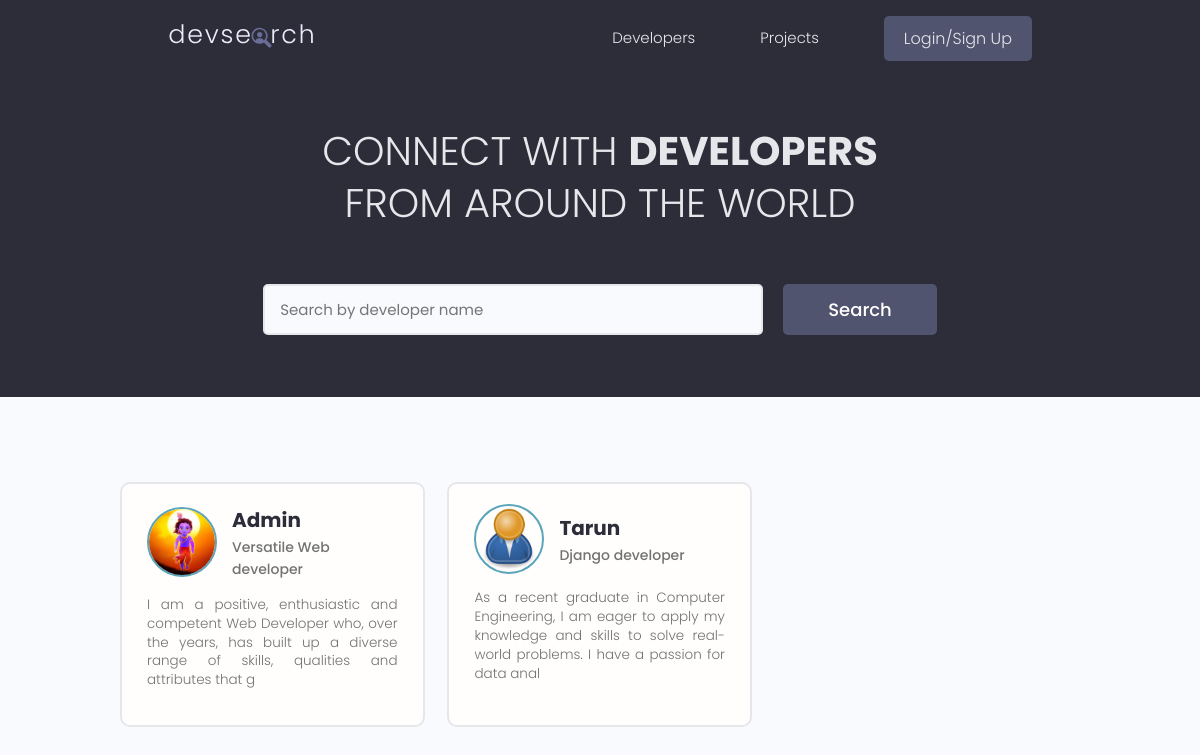
The page / on the database its author committed.
### users/models.py (models this page shows, shortened)
class Profile(models.Model):
    user = models.OneToOneField(
        User, on_delete=models.CASCADE, null=True, blank=True)
    name = models.CharField(max_length=200, blank=True, null=True)
    email = models.EmailField(max_length=500, blank=True, null=True)
    username = models.CharField(max_length=200, blank=True, null=True)
    location = models.CharField(max_length=200, blank=True, null=True)
    short_intro = models.CharField(max_length=200, blank=True, null=True)
    bio = models.TextField(blank=True, null=True)
    profile_image = models.ImageField(
        null=True, blank=True, upload_to='profiles/', default="profiles/user-default.png")
    social_github = models.CharField(max_length=200, blank=True, null=True)
    social_twitter = models.CharField(max_length=200, blank=True, null=True)
    social_linkedin = models.CharField(max_length=200, blank=True, null=True)
    social_youtube = models.CharField(max_length=200, blank=True, null=True)
    social_website = models.CharField(max_length=200, blank=True, null=True)
    created = models.DateTimeField(auto_now_add=True)
    id = models.UUIDField(default=uuid.uuid4, unique=True,
                          primary_key=True, editable=False)
    class Meta:
        ordering = ['created']
    @property
    def imageURL(self):
        try:
            url = self.profile_image.url
        except:
            url = ''
        return url

### users/views.py (the view)
# urls.py: path('', views.profiles, name="profiles"),
def profiles(request):
    profiles, search_query = searchProfiles(request)
    custom_range, profiles = paginateProfiles(request, profiles, 3)
    context = {'profiles': profiles, 'search_query': search_query,
               'custom_range': custom_range}
    return render(request, 'users/profiles.html', context)

### users/utils.py (called while the page is built)
def paginateProfiles(request, profiles, results):
    page = request.GET.get('page')
    paginator = Paginator(profiles, results)
    try:
        profiles = paginator.page(page)
    except PageNotAnInteger:
        page = 1
        profiles = paginator.page(page)
    except EmptyPage:
        page = paginator.num_pages
        profiles = paginator.page(page)
    leftIndex = (int(page) - 4)
    if leftIndex < 1:
        leftIndex = 1
    rightIndex = (int(page) + 5)
    if rightIndex > paginator.num_pages:
        rightIndex = paginator.num_pages + 1
    custom_range = range(leftIndex, rightIndex)
    return custom_range, profiles

def searchProfiles(request):
    search_query = ''
    if request.GET.get('search_query'):
        search_query = request.GET.get('search_query')
    skills = Skill.objects.filter(name__icontains=search_query)
    profiles = Profile.objects.distinct().filter(
        Q(name__icontains=search_query) |
        Q(short_intro__icontains=search_query) |
        Q(skill__in=skills)
    )
    return profiles, search_query

### users/templates/users/profiles.html (shortened to what this page needs)
{% extends 'main.html' %}
{% block content %}
<main class="home">
    <section class="hero-section text-center">
        <div class="container container--narrow">
            <div class="hero-section__box">
                <h2>CONNECT WITH <span>DEVELOPERS</span></h2>
                <h2>FROM AROUND THE WORLD</h2>
            </div>
            <div class="hero-section__search">
                <form id="searchForm" class="form" action="{% url 'profiles' %}" method="get">
                    <div class="form__field">
                        <input class="input input--text" id="formInput#search" type="text" name="search_query"
                            value="{{search_query}}" placeholder="Search by developer name" />
                    </div>
                    <input class="btn btn--sub btn--lg" type="submit" value="Search" />
                </form>
            </div>
        </div>
    </section>
    <section class="devlist">
        <div class="container">
            <div class="grid grid--three">
                {% for profile in profiles %}
                <div class="column card">
                    <div class="dev">
                        <a href="{% url 'user-profile' profile.id %}" class="card__body">
                            <div class="dev__profile">
                                <img class="avatar avatar--md" src="{{ profile.imageURL }}" alt="image" />
                                <div class="dev__meta">
                                    <h3>{{profile.name}}</h3>
                                    <h5>{{profile.short_intro|slice:"60"}}</h5>
                                </div>
                            </div>
                            <p class="dev__info">{{profile.bio|slice:"150"}}</p>
                        </a>
                    </div>
                </div>
                {% endfor %}
            </div>
        </div>
    </section>
</main>
{% endblock content %}

### static/styles/app.css (style rules this page uses)
:root { --color-sub: #2d2d39; }
.btn--sub { background-color: var(--color-sub-light); }
.card { border: 2px solid var(--color-light); }
img { width: 100%; }
.hero-section { height: 40vh; display: flex; align-items: center; background-color: var(--color-sub); }
.hero-section__box { margin-bottom: 4rem; }
.hero-section__box > h2, .hero-section__box > h2 > span { font-size: 4rem; color: var(--color-light); line-height: 1.3; text-transform: uppercase; }
.hero-section__box > h2 { font-weight: 300; }
.hero-section__box > h2 > span { font-weight: 700; }
.hero-section__search > .form { display: flex; align-items: center; justify-content: center; gap: 2rem; }
.hero-section__search > .form input.input--text { width: 50rem; }
.devlist { margin-top: 8rem; }
.devlist .grid { align-items: stretch; }
.devlist .dev .dev__profile { display: flex; align-items: center; gap: 1.5rem; }
.devlist .dev .dev__meta h3 { color: var(--color-sub); font-size: 2rem; font-weight: 700; }
.devlist .dev .dev__meta h5 { color: var(--color-text); font-size: 1.4rem; font-weight: 500; }
.devlist .dev .dev__info { margin: 1.5rem 0; font-size: 1.35rem; line-height: 1.4; text-align: justify; }

### static/uikit/styles/modules/_variables.css (style rules this page uses)
:root { --color-main: #5aa5b9; --color-main-light: #e6faff; --color-sub: #3f4156; --color-sub-light: #51546e; --color-sub-lighter: #ededfd; --color-text: #737373; --color-gray: #8b8b8b; --color-light: #e5e7eb; --color-light-gray: #767676; --color-bg: #f8fafd; --color-white: #fffefd; --color-white-light: #f3f3f3; --color-success: #359e64; --color-success-bg: #def8e8; --color-error: #fc4b0b; --color-error-bg: #fff2ee; --font-base: 'Poppins', arial, helvetica, 'Segoe UI', roboto, ubuntu, sans-serif; --font-monospace: 'Fira Code', 'Courier New', courier, monospace; --font-regular: 300; --font-medium: 500; --font-bold: 700; --generic-shadow: 1px 1px 5px #00000010; --generic-transition: all 0.3s ease-in-out; }

### static/uikit/styles/modules/_base.css (style rules this page uses)
* { margin: 0; padding: 0; box-sizing: border-box; text-rendering: optimizeLegibility; color: inherit; font-size: inherit; }
html { font-size: 50%; }
@media only screen and (min-width: 480px) { html { font-size: 56.25%; } }
@media only screen and (min-width: 1200px) { html { font-size: 62.5%; } }
body { line-height: 1.6; font-weight: 400; font-size: 1.5rem; color: var(--color-text); background-color: var(--color-bg); min-height: 100vh; }

### static/uikit/styles/modules/_typography.css (style rules this page uses)
* { font-family: var(--font-base); }
h2 { font-size: 3.6rem; font-weight: var(--font-bold); }
h3 { font-size: 3.2rem; font-weight: var(--font-medium); }
h5 { font-size: 2.4rem; font-weight: var(--font-medium); }
h5, h6 { font-weight: var(--font-regular); }
p, span, strong { font-size: 1.6rem; color: var(--color-text); font-weight: var(--font-regular); }
a { padding-bottom: 2px; text-decoration: none; display: inline-block; color: var(--color-main); font-weight: var(--font-medium); }

### static/uikit/styles/modules/_utilities.css (style rules this page uses)
.container { width: 92%; max-width: 165rem; margin: 0 auto; box-sizing: border-box; }
.container--narrow { width: 92%; max-width: 120rem; }
@media screen and (min-width: 1000px) { .container { width: 90%; } }
@media screen and (min-width: 1000px) { .container--narrow { width: 85%; } }
@media screen and (min-width: 1200px) { .container { width: 80%; } }
@media screen and (min-width: 1200px) { .container--narrow { width: 72%; } }
.text-center { text-align: center; }

### static/uikit/styles/modules/_avatar.css (style rules this page uses)
.avatar { border-radius: 50%; border: 2px solid var(--color-main); object-fit: cover; }
.avatar--md { height: 7rem; width: 7rem; }

### static/uikit/styles/modules/_button.css (style rules this page uses)
.btn { display: inline-block; position: relative; cursor: pointer; background-color: var(--color-light); font-weight: var(--font-medium); color: var(--color-sub); text-decoration: none; padding: 1rem 2rem; border-radius: 0.5rem; border: none; width: -webkit-fit-content; width: -moz-fit-content; width: fit-content; height: -webkit-fit-content; height: -moz-fit-content; height: fit-content; font-size: 1.6rem; outline-width: 0; outline-color: transparent; -webkit-backface-visibility: hidden; backface-visibility: hidden; transition: all 0.3s ease-in-out; }
.btn--sub { background-color: var(--color-sub); color: var(--color-white); }
.btn--lg { font-size: 1.8rem; padding: 1.2rem 4.5rem; }

### static/uikit/styles/modules/_card.css (style rules this page uses)
.card { border-radius: 1rem; background-color: var(--color-white); border: 1.5px solid var(--color-light); width: auto; height: auto; margin-top: 0.5rem; margin-bottom: 0.5rem; overflow: hidden; }
.card__body, .card__header { padding: 2rem 2.5rem; }

### rows shown on the page
Profile: imageURL (picture), name "Admin", short_intro "Versatile Web developer", bio "I am a positive, enthusiastic and competent Web Developer who, over the years, has built up a diverse range of skills, qualities and attributes that g"
Profile: imageURL (placeholder picture), name "Tarun", short_intro "Django developer", bio "As a recent graduate in Computer Engineering, I am eager to apply my knowledge and skills to solve real-world problems. I have a passion for data anal"
